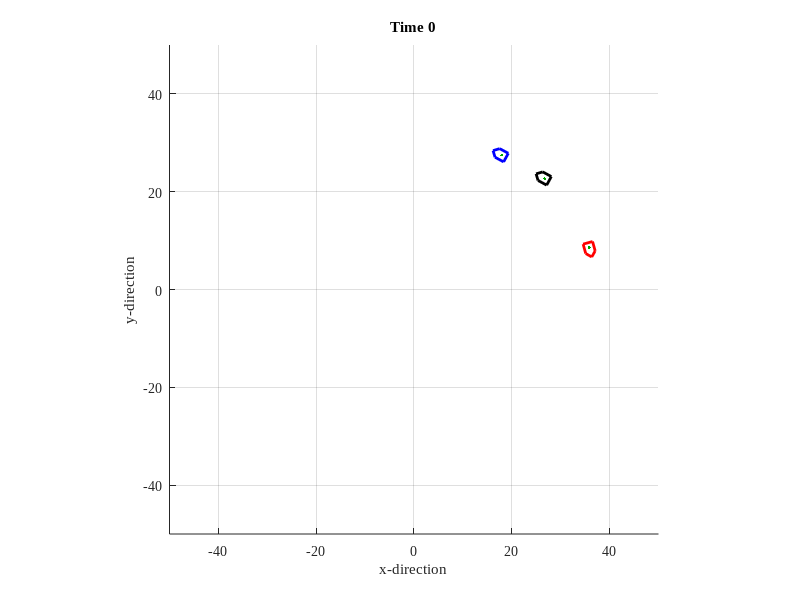

Write the MATLAB code that produced this figure. (Note: this script raises an error after producing the figure.)
function []=Project04_B()
% sim car in random movement

clc; clear all; close all; dbstop if error;
set(0,'defaultaxesfontname','times new roman');

field.range=50;
time.dt=1; time.T=500;
%% Initialization
[fig]=FigureNew(field);

carPosition = [rand*field.range,rand*field.range,rand*field.range];
[car] = CarNew(carPosition,'r');
[car] = CarNow(car,time,0,0);
[car] = CarShow(car,0);

targetHeading = rand*field.range;

targetPosition = [rand*field.range,rand*field.range,targetHeading];
[target] = CarNew(targetPosition,'b');
[target] = CarNow(target,time,0,0);
[target] = CarShow(target,0);

d = 10;

virtualPosition = [targetPosition(1)-d*cos(targetHeading),targetPosition(2)-d*sin(targetHeading),targetHeading];
[virtual] = CarNew(virtualPosition,'k');
[virtual] = CarNow(virtual,time,0,0);
[virtual] = CarShow(virtual,0);

fis_vel=readfis('MTRN4010_vel_2.fis');
fis_ang=readfis('MTRN4010_ang.fis');

%% Calculate the velocity at which the virtual target moves to real target

virtualVel = calculateDistance(virtual,target)/time.T;

%%
for t=0:time.dt:time.T
    vel = evalfis(calculateDistance(car,virtual),fis_vel);
    omega = evalfis(calculateAngle(car,virtual),fis_ang);
    
    [virtual] = CarNow(virtual,time,virtualVel,0);
    [virtual] = CarShow(virtual,t);
    
    [car]=CarNow(car,time,vel,omega);
    [car]=CarShow(car,t);
end

end

function [fig]=FigureNew(field)
fig=figure('units','normalized','position',[0.1 0.2 0.5 0.5]);
axis([-1 1 -1 1]*field.range); hold on; grid on; axis equal;
xlabel('x-direction'); ylabel('y-direction');
end

function [car]=CarNew(position,color)
car.x=position(1); car.y=position(2); car.q=position(3);
car.trace=[car.x; car.y; car.q];
car.shape=[ 2 0; 1 1; -1 1; -1 -1; 1 -1; 2 0]';
car.hdL.shape=plot(car.shape(1,:),car.shape(2,:),'color',color,'linewidth',2);
car.hdL.trace=plot(car.trace(1,:),car.trace(2,:),'color',[0 0.66 0]);
end

function [car]=CarNow(car,time,v,w)
car.x=car.x+time.dt*v*cos(car.q);
car.y=car.y+time.dt*v*sin(car.q);
car.q=car.q+time.dt*w;
car.trace(:,end+1)=[car.x; car.y; car.q];
end

function [car]=CarShow(car,t)
ax=axis;
Rz=[  cos(car.q) -sin(car.q); 
      sin(car.q)  cos(car.q)];
shape=Rz*car.shape+repmat([car.x;car.y],1,6);
set(car.hdL.shape,'xdata',shape(1,:),'ydata',shape(2,:)); 
set(car.hdL.trace,'xdata',car.trace(1,:),'ydata',car.trace(2,:));
axis(ax); title(sprintf('Time %d',t)); pause(0.001);
end

function distance = calculateDistance(src,dest)
    distance = sqrt((src.x-dest.x)^2+(src.y-dest.y)^2);
end

function omega = calculateAngle(src,dest)
    omega=atan2((dest.y-src.y),(dest.x-src.x))-src.q;
    omega=wrapToPi(omega);
end